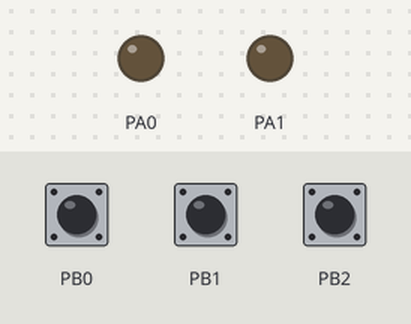
A program run on a simulated ATmega32, built with avr-gcc and emulated at 1 MHz. On the bench: output pins drawn as LEDs (lit = HIGH). The test bench sets the inputs (shaded band); at power-on: PB0 HIGH, PB1 HIGH, PB2 HIGH.

Above: at 1.2 s.
1.3 s: PB0 pulled LOW for 0.15 s
At 1.37 s:
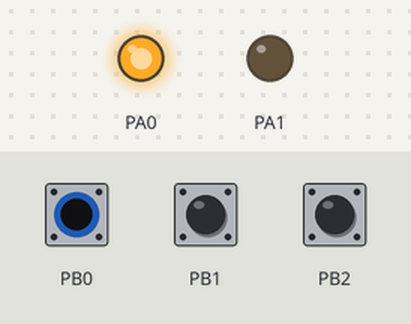
2.9 s: PB1 pulled LOW for 0.15 s
At 2.97 s:
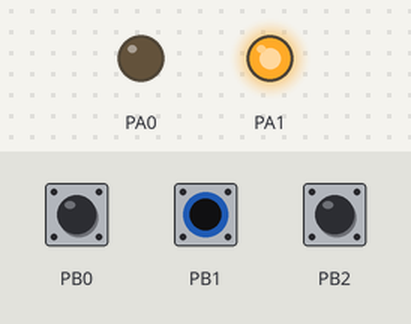
4.5 s: PB2 pulled LOW for 0.15 s
At 4.57 s:
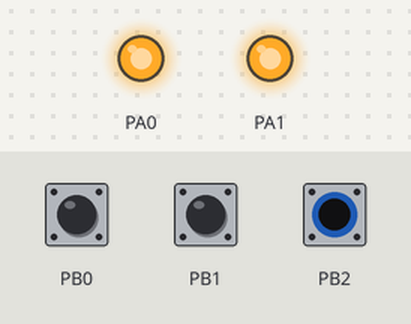
6.1 s: PB2 pulled LOW for 3.2 s
At 10.4 s:
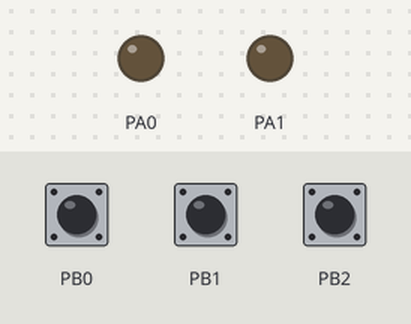
10.8 s: PB0 pulled LOW for 3.2 s
At 11.5 s:
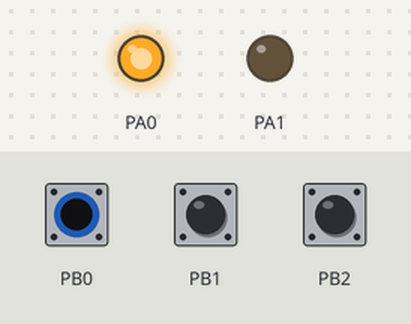
Timing chart, 0 to 15.5 s (numbered marks = the images above; inputs shaded):
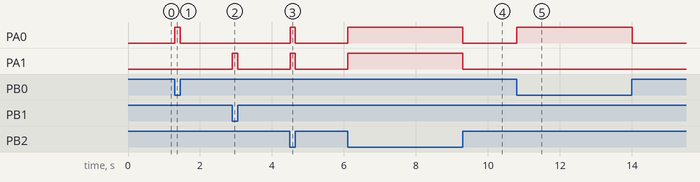

The program:

main.c
```c
#include<stdint.h>
#include<util/delay.h>
typedef uint8_t u8;
#define DDRA *((u8*)0x3A)
#define PORTA *((u8*)0x3B)
#define PINA *((volatile u8*)0x39)

#define PINB *((volatile u8*)0x36)
#define DDRB *((uint8_t*)0x37)
#define PORTB *((uint8_t*)0x38)


int main(void)
{
	// sw is input
	 DDRB&=~(1<<0);
	 DDRB&=~(1<<1);
	 DDRB&=~(1<<2);
	// sw is pulled up
	 PORTB|=(1<<0);
	 PORTB|=(1<<1);
	 PORTB|=(1<<2);

	 //led is output,low at start
	DDRA |=(1<<0);
	DDRA |=(1<<1);
	PORTA &=~(1<<0);
	PORTA &=~(1<<1);
	while(1)
	{
		if(PINB&(1<<0)&&PINB&(1<<2))// sw is open
			PORTA&=~(1<<0);
		else // sw is close
			PORTA|=(1<<0);

		if(PINB&(1<<1) &&PINB&(1<<2))// sw is open
			PORTA&=~(1<<1);
		else  // sw is close
			PORTA|=(1<<1);
	}

}
```

Measured:
- after the input at 1.3 s, PA0: LOW → HIGH at once, → LOW 0.15 s later
- after the input at 2.9 s, PA1: LOW → HIGH at once, → LOW 0.15 s later
- after the input at 4.5 s, PA0, PA1: LOW → HIGH at once, → LOW 0.15 s later
- after the input at 6.1 s, PA0, PA1: LOW → HIGH at once, → LOW 3.2 s later
- after the input at 10.8 s, PA0: LOW → HIGH at once, → LOW 3.2 s later
